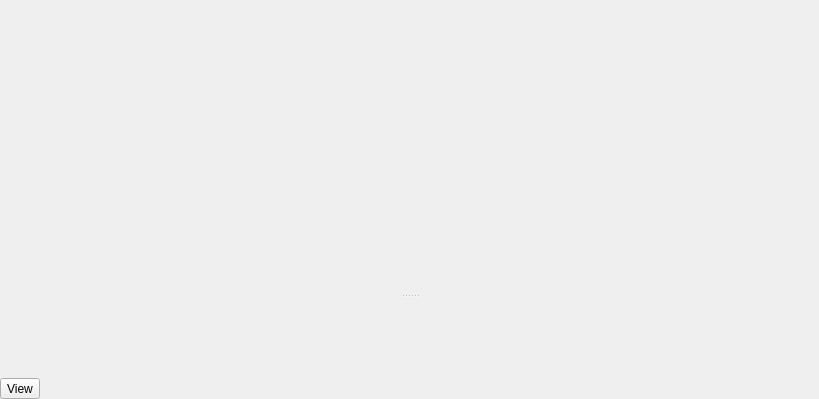
<?xml version="1.0" encoding="UTF-8"?>
<ui version="4.0">
 <class>udg::QInputOutputLocalDatabaseWidgetBase</class>
 <widget class="QWidget" name="udg::QInputOutputLocalDatabaseWidgetBase">
  <property name="geometry">
   <rect>
    <x>0</x>
    <y>0</y>
    <width>819</width>
    <height>399</height>
   </rect>
  </property>
  <property name="windowTitle">
   <string>Form</string>
  </property>
  <layout class="QGridLayout">
   <property name="margin">
    <number>0</number>
   </property>
   <property name="spacing">
    <number>0</number>
   </property>
   <item row="0" column="0">
    <widget class="QSplitter" name="m_StudyTreeSeriesListQSplitter">
     <property name="orientation">
      <enum>Qt::Vertical</enum>
     </property>
     <property name="childrenCollapsible">
      <bool>false</bool>
     </property>
     <widget class="udg::QStudyTreeWidget" name="m_studyTreeWidget" native="true">
      <property name="sizePolicy">
       <sizepolicy hsizetype="Expanding" vsizetype="Expanding">
        <horstretch>0</horstretch>
        <verstretch>0</verstretch>
       </sizepolicy>
      </property>
      <property name="minimumSize">
       <size>
        <width>0</width>
        <height>120</height>
       </size>
      </property>
     </widget>
     <widget class="udg::QSeriesThumbnailPreviewWidget" name="m_seriesThumbnailPreviewWidget" native="true">
      <property name="sizePolicy">
       <sizepolicy hsizetype="Expanding" vsizetype="Expanding">
        <horstretch>0</horstretch>
        <verstretch>0</verstretch>
       </sizepolicy>
      </property>
     </widget>
    </widget>
   </item>
   <item row="1" column="0">
    <layout class="QHBoxLayout">
     <property name="topMargin">
      <number>6</number>
     </property>
     <item>
      <widget class="QToolButton" name="m_viewButton">
       <property name="text">
        <string>View</string>
       </property>
       <property name="icon">
        <iconset resource="../main/main.qrc">
         <normaloff>:/images/icons/visibility.svg</normaloff>:/images/icons/visibility.svg</iconset>
       </property>
       <property name="iconSize">
        <size>
         <width>32</width>
         <height>32</height>
        </size>
       </property>
       <property name="toolButtonStyle">
        <enum>Qt::ToolButtonTextBesideIcon</enum>
       </property>
       <property name="autoRaise">
        <bool>false</bool>
       </property>
      </widget>
     </item>
     <item>
      <spacer>
       <property name="orientation">
        <enum>Qt::Horizontal</enum>
       </property>
       <property name="sizeHint" stdset="0">
        <size>
         <width>40</width>
         <height>20</height>
        </size>
       </property>
      </spacer>
     </item>
    </layout>
   </item>
  </layout>
 </widget>
 <customwidgets>
  <customwidget>
   <class>udg::QStudyTreeWidget</class>
   <extends>QWidget</extends>
   <header>qstudytreewidget.h</header>
  </customwidget>
  <customwidget>
   <class>udg::QSeriesThumbnailPreviewWidget</class>
   <extends>QWidget</extends>
   <header>qseriesthumbnailpreviewwidget.h</header>
  </customwidget>
 </customwidgets>
 <resources>
  <include location="../main/main.qrc"/>
 </resources>
 <connections/>
</ui>
